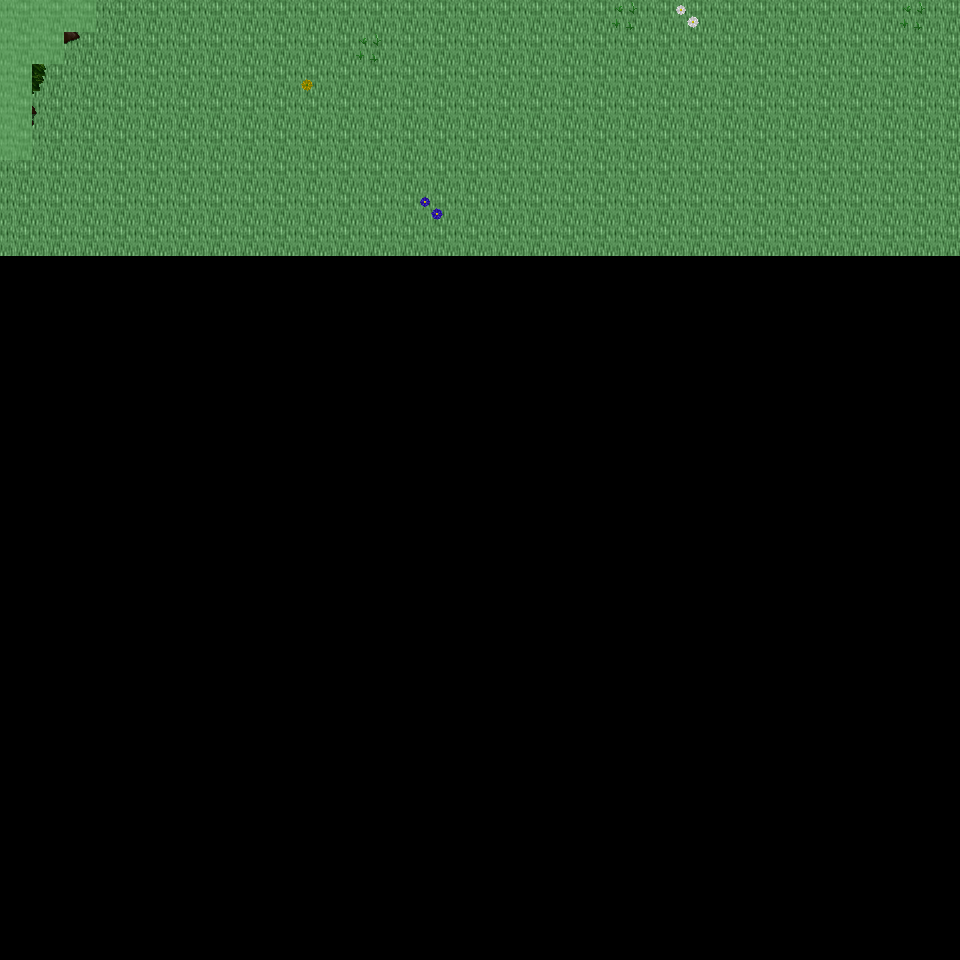

This is a level from a 2D game, rendered from its Tiled map with the project's own tilesets. A one-line summary and the map file follow, with tile-layer data summarised:
An orthogonal 30x30 tile map with 32x32 px tiles, 6 tile layers (Ground, Object, Object2, Above, ...), 14 tilesets and 2 objects (2x mapExit).

<map version="1.0" orientation="orthogonal" renderorder="right-down" width="30" height="30" tilewidth="32" tileheight="32" nextobjectid="3">
  <tileset firstgid="1" name="tileset_ground_ground" tilewidth="32" tileheight="32" tilecount="33" columns="3">
    <image source="../drawable/tileset_ground_ground.png" width="96" height="352" />
  </tileset>
  <tileset firstgid="34" name="tileset_plant_flower_daisy_white" tilewidth="32" tileheight="32" tilecount="8" columns="2">
    <image source="../drawable/tileset_plant_flower_daisy_white.png" width="64" height="128" />
  </tileset>
  <tileset firstgid="42" name="tileset_plant_flower_daisy_yellow" tilewidth="32" tileheight="32" tilecount="8" columns="2">
    <image source="../drawable/tileset_plant_flower_daisy_yellow.png" width="64" height="128" />
  </tileset>
  <tileset firstgid="50" name="tileset_plant_flower_daisy_blue" tilewidth="32" tileheight="32" tilecount="8" columns="2">
    <image source="../drawable/tileset_plant_flower_daisy_blue.png" width="64" height="128" />
  </tileset>
  <tileset firstgid="58" name="tileset_plant_grasses" tilewidth="32" tileheight="32" tilecount="6" columns="3">
    <image source="../drawable/tileset_plant_grasses.png" width="96" height="64" />
  </tileset>
  <tileset firstgid="64" name="tileset_plant_flower_daisy_red" tilewidth="32" tileheight="32" tilecount="8" columns="2">
    <image source="../drawable/tileset_plant_flower_daisy_red.png" width="64" height="128" />
  </tileset>
  <tileset firstgid="72" name="tileset_plant_tree_tree_darkgreen" tilewidth="32" tileheight="32" tilecount="88" columns="8">
    <image source="../drawable/tileset_plant_tree_tree_darkgreen.png" width="256" height="352" />
  </tileset>
  <tileset firstgid="160" name="tileset_logic_creature_elf" tilewidth="32" tileheight="32" tilecount="16" columns="8">
    <image source="../drawable/tileset_logic_creature_elf.png" width="256" height="64" />
  </tileset>
  <tileset firstgid="176" name="tileset_logic_creature_animal" tilewidth="32" tileheight="32" tilecount="32" columns="8">
    <image source="../drawable/tileset_logic_creature_animal.png" width="256" height="128" />
  </tileset>
  <tileset firstgid="208" name="tileset_logic_collision" tilewidth="32" tileheight="32" tilecount="1" columns="1">
    <image source="../drawable/tileset_logic_collision.png" width="32" height="32" />
  </tileset>
  <tileset firstgid="209" name="tileset_logic_creature_ent" tilewidth="32" tileheight="32" tilecount="4" columns="4">
    <image source="../drawable/tileset_logic_creature_ent.png" width="128" height="32" />
  </tileset>
  <tileset firstgid="213" name="tileset_logic_creature_human_evil" tilewidth="32" tileheight="32" tilecount="16" columns="8">
    <image source="../drawable/tileset_logic_creature_human_evil.png" width="256" height="64" />
  </tileset>
  <tileset firstgid="229" name="tileset_ground_green_paving" tilewidth="32" tileheight="32" tilecount="18" columns="3">
    <image source="../drawable/tileset_ground_green_paving.png" width="96" height="192" />
  </tileset>
  <tileset firstgid="247" name="tileset_logic_protection" tilewidth="32" tileheight="32" tilecount="2" columns="2">
    <image source="../drawable/tileset_logic_protection.png" width="64" height="32" />
  </tileset>
  <layer name="Ground" width="30" height="30">
    <data>[900 cells, 240 non-empty, 1 distinct tile ids]</data>
  </layer>
  <layer name="Object" width="30" height="30">
    <data>[900 cells, 6 non-empty, 4 distinct tile ids]</data>
  </layer>
  <layer name="Object2" width="30" height="30">
    <data>[900 cells, 9 non-empty, 9 distinct tile ids]</data>
  </layer>
  <layer name="Above" width="30" height="30">
    <data>[900 cells, 6 non-empty, 6 distinct tile ids]</data>
  </layer>
  <layer name="Above2" width="30" height="30">
    <data>[900 cells, 0 non-empty, 0 distinct tile ids]</data>
  </layer>
  <layer name="Walkable" width="30" height="30">
    <data>[900 cells, 8 non-empty, 1 distinct tile ids]</data>
  </layer>
  <objectgroup name="MapEvents">
    <object id="1" name="north" type="mapExit" x="96" y="0" width="864" height="32">
      <properties>
        <property name="map" value="level_0_x187_y79" />
        <property name="x" value="3" />
        <property name="y" value="28" />
      </properties>
    </object>
    <object id="2" name="east" type="mapExit" x="928" y="0" width="32" height="960">
      <properties>
        <property name="map" value="level_0_x188_y80" />
        <property name="x" value="1" />
        <property name="y" value="0" />
      </properties>
    </object>
  </objectgroup>
</map>
